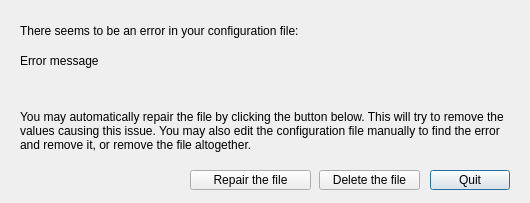
<?xml version="1.0" encoding="UTF-8"?>
<ui version="4.0">
 <class>ErrorDialog</class>
 <widget class="QDialog" name="ErrorDialog">
  <property name="geometry">
   <rect>
    <x>0</x>
    <y>0</y>
    <width>530</width>
    <height>203</height>
   </rect>
  </property>
  <property name="windowTitle">
   <string>Dialog</string>
  </property>
  <widget class="QPushButton" name="quit_button">
   <property name="geometry">
    <rect>
     <x>430</x>
     <y>170</y>
     <width>80</width>
     <height>20</height>
    </rect>
   </property>
   <property name="text">
    <string>Quit</string>
   </property>
  </widget>
  <widget class="QPushButton" name="repair_button">
   <property name="geometry">
    <rect>
     <x>190</x>
     <y>170</y>
     <width>121</width>
     <height>20</height>
    </rect>
   </property>
   <property name="text">
    <string>Repair the file</string>
   </property>
  </widget>
  <widget class="QLabel" name="top_label">
   <property name="geometry">
    <rect>
     <x>20</x>
     <y>20</y>
     <width>521</width>
     <height>21</height>
    </rect>
   </property>
   <property name="text">
    <string>There seems to be an error in your configuration file:</string>
   </property>
  </widget>
  <widget class="QLabel" name="bottom_label">
   <property name="geometry">
    <rect>
     <x>20</x>
     <y>100</y>
     <width>501</width>
     <height>61</height>
    </rect>
   </property>
   <property name="text">
    <string>You may automatically repair the file by clicking the button below. This will try to remove the values causing this issue. You may also edit the configuration file manually to find the error and remove it, or remove the file altogether.</string>
   </property>
   <property name="wordWrap">
    <bool>true</bool>
   </property>
  </widget>
  <widget class="QLabel" name="msg_label">
   <property name="geometry">
    <rect>
     <x>20</x>
     <y>50</y>
     <width>501</width>
     <height>21</height>
    </rect>
   </property>
   <property name="text">
    <string>Error message</string>
   </property>
   <property name="wordWrap">
    <bool>true</bool>
   </property>
  </widget>
  <widget class="QPushButton" name="delete_button">
   <property name="geometry">
    <rect>
     <x>319</x>
     <y>170</y>
     <width>101</width>
     <height>20</height>
    </rect>
   </property>
   <property name="text">
    <string>Delete the file</string>
   </property>
  </widget>
 </widget>
 <resources/>
 <connections/>
</ui>
